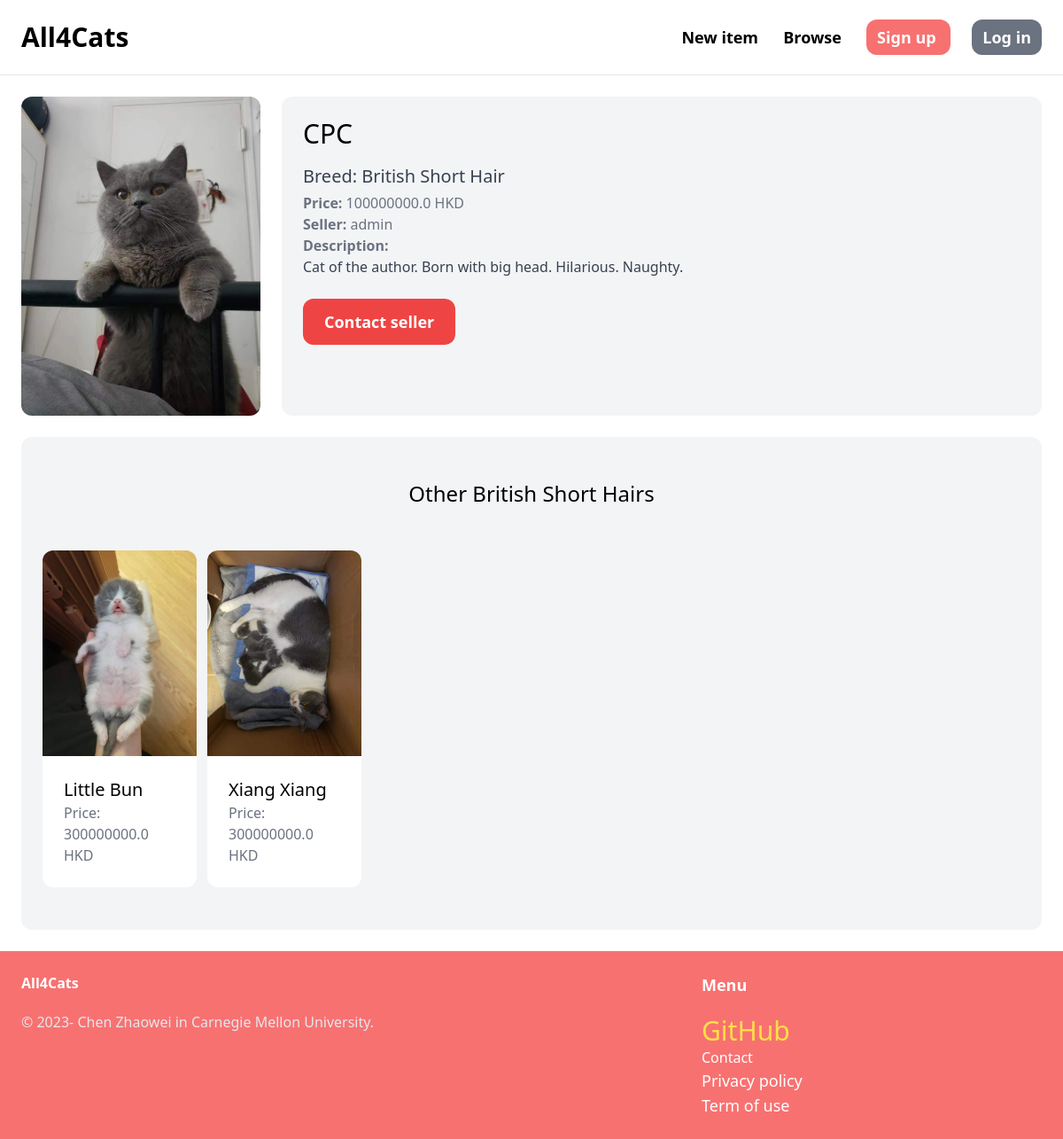
Screenshot of /item/1/ with the database file from the repository.
### item/models.py (models this page shows, shortened)
class Item(models.Model):
    category = models.ForeignKey(Category, related_name='items', null=True, blank=True, on_delete=models.CASCADE)
    gender = models.ForeignKey(Gender, related_name='items', null=True, blank=True, on_delete=models.CASCADE)
    birth = models.DateTimeField(blank=True, null=True)
    name = models.CharField(max_length=255)
    today = date.today()
    description = models.TextField(blank=True, null=True)
    price = models.FloatField()
    image = models.ImageField(upload_to='item_images', blank=True, null=True)
    is_sold = models.BooleanField(default=False)
    created_by = models.ForeignKey(User, related_name='items', on_delete=models.CASCADE)
    created_at = models.DateField(auto_now_add=True)

class Category(models.Model):
    name = models.CharField(max_length=255)
    class Meta:
        ordering = ('name',)
        verbose_name_plural = 'Categories'
    def __str__(self):
        return self.name

### item/views.py (the view)
# urls.py: path('<int:pk>/', views.detail, name='detail'),
def detail(request, pk):
    item = get_object_or_404(Item, pk=pk)
    related_items = Item.objects.filter(category=item.category, is_sold=False).exclude(pk=pk)[0:3]
    return render(request, 'item/detail.html', {
        'item': item,
        'related_items': related_items,
    })

### item/templates/item/detail.html (shortened to what this page needs)
{% extends 'core/base.html'%}
{% block content %}
    <div class="grid grid-cols-4 gap-6">
        <div class="col-span-1">
            <img src="{{ item.image.url }}" class="rounded-xl">
        </div>
        <div class="col-span-3 p-6 bg-gray-100 rounded-xl">
            <h1 class="mb-4 text-3xl">{{ item.name}}</h1>
            <h2 class="mb-1 text-xl text-gray-700">Breed: {{ item.category}}</h2>
            <p class="text-gray-500"><strong>Price: </strong>{{ item.price}} HKD</p>
            <p class="text-gray-500"><strong>Seller: </strong>{{ item.created_by.username}}</p>
            {% if item.description %}
                <p class="text-gray-700">
                    <strong class="text-gray-500">Description:</strong><br>
                    {{ item.description }}
                </p>
            {% endif %}
            {% if request.user == item.created_by %}
                <div class="mt-6 p-6 bg-white rounded-xl">
                    <p>This is your cat!</p>
                    <a href="{% url 'item:edit_item' item.id %}" class="inline-block mt-6 px-6 py-3 text-lg font-semibold bg-red-500 hover:bg-red-700 text-white rounded-xl">
                        Edit
                    </a>
                    <a href="{% url 'item:delete' item.id %}" class="inline-block mt-6 px-6 py-3 text-lg font-semibold bg-yellow-400 hover:bg-yellow-600 text-white rounded-xl">
                        Delete
                    </a>
                </div>
            {% else %}
                <a href="{% url 'conversation:new' item.id %}" class="inline-block mt-6 px-6 py-3 text-lg font-semibold bg-red-500 rounded-xl text-white hover:bg-red-700">
                    Contact seller
                </a>
            {% endif %}
        </div>
    </div>
    <div class="mt-6 px-6 py-12 bg-gray-100 rounded-xl">
        <h2 class="mb-12 text-2xl text-center">Other {{ item.category}}s</h2>
        <div class="grid grid-cols-6 gap-3">
            {% for item in related_items %}
                <div>
                    <a href="{% url 'item:detail' item.id %}">
                        <div>
                        <img src="{{ item.image.url }}" class="rounded-t-xl ">
                        </div>
                        <div class="p-6 bg-white rounded-b-xl">
                            <h2 class="text-xl">{{ item.name }}</h2>
                            <p class="text-gray-500">Price: {{ item.price }} HKD</p>
                        </div>
                    </a>
                </div>
            {% endfor %}
        </div>
    </div>
{% endblock %}

### rows the page displays
Item: image (picture), name "CPC", category "British Short Hair", price "100000000.0", created_by.username "admin", description "Cat of the author. Born with big head. Hilarious. Naughty."
Item: image (picture), name "Little Bun", price "300000000.0"
Item: image (picture), name "Xiang Xiang", price "300000000.0"
